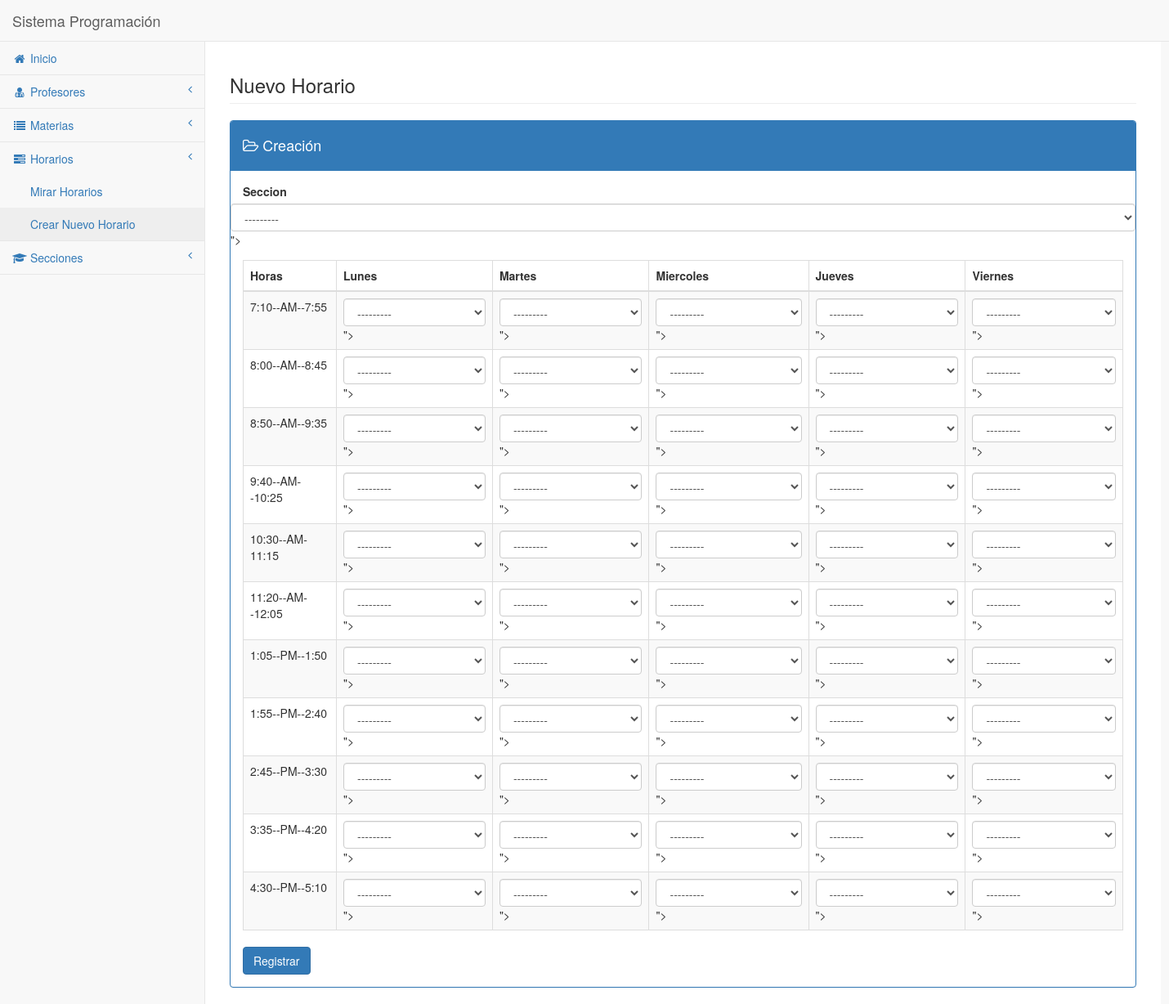
/RegistroHorario, run on the app's committed database.
### PNFI/models.py (models this page shows)
class Seccion(models.Model):
    Cod_Seccion = models.AutoField(primary_key=True)
    Nombre = models.CharField(max_length=20)
    def __str__(self):
        return self.Nombre

class Materia(models.Model):
    Cod_Materia = models.AutoField(primary_key=True)
    Nombre = models.CharField(max_length=50)
    def __str__(self):
        return self.Nombre

### PNFI/views.py (the view)
# urls.py: path('RegistroHorario', RegistroHorario, name='RegistroHorario'),
def RegistroHorario(request):
	form = RegModelFormHorario(request.POST or None)
	context = {"form":form,}
	if form.is_valid():
		Titulo = "Horario creado"
		instance = form.save(commit = False)
		instance.save()
		context = {"Titulo":Titulo,}
	return render(request, 'html/RegHorario.html', context)

### PNFI/forms.py
class RegModelFormHorario(forms.ModelForm):
    class Meta:
    	model = Horarios
    	fields = ["Cod_Horario",
    	"B1_Lunes","B2_Lunes",
    	"B3_Lunes","B4_Lunes",
    	"B5_Lunes","B6_Lunes",
    	"B7_Lunes","B8_Lunes",
    	"B9_Lunes","B10_Lunes",
    	"B11_Lunes",
    	"B1_Martes","B2_Martes",
    	"B3_Martes","B4_Martes",
    	"B5_Martes","B6_Martes",
    	"B7_Martes","B8_Martes",
    	"B9_Martes","B10_Martes",
    	"B11_Martes",
    	"B1_Miercoles","B2_Miercoles",
    	"B3_Miercoles","B4_Miercoles",
    	"B5_Miercoles","B6_Miercoles",
    	"B7_Miercoles","B8_Miercoles",
    	"B9_Miercoles","B10_Miercoles",
    	"B11_Miercoles",
    	"B1_Jueves","B2_Jueves",
    	"B3_Jueves","B4_Jueves",
    	"B5_Jueves","B6_Jueves",
    	"B7_Jueves","B8_Jueves",
    	"B9_Jueves","B10_Jueves",
    	"B11_Jueves",
    	"B1_Viernes","B2_Viernes",
    	"B3_Viernes","B4_Viernes",
    	"B5_Viernes","B6_Viernes",
    	"B7_Viernes","B8_Viernes",
    	"B9_Viernes","B10_Viernes",
    	"B11_Viernes",]

### templates/html/RegHorario.html (shortened to what this page needs)
{% extends 'html/layouts/default.html' %}
{% block content %}
<div class="row">
	<div class="col-lg-12">
		<h3 class="page-header">Nuevo Horario</h3>
	</div>
</div>
<div class="row">
	<div class="col-lg-12">
		<div class="panel panel-primary">
			<div class="panel-heading">
				<h4><span class="fa fa-folder-open-o"></span> Creación</h4>
			</div>
			<div class="panel-body">
				{% if form%}
				<form method="POST" action="">
					<div class="form-group row">
						<label for="ejemplo_email_3" class="col-lg-1 control-label">Seccion</label>
							<select select="" class="form-control" name="Cod_Horario"><option value="{{form.Cod_Horario}}"></option></select>
						</div>
				<table width="100%" class="table table-striped table-bordered table-hover" id="">
					<thead>
						<tr>
							<th>Horas</th>
							<th>Lunes</th>
							<th>Martes</th>
							<th>Miercoles</th>
							<th>Jueves</th>
							<th>Viernes</th>
						</tr>
					</thead>
					<tbody>
						<tr class="odd gradeX">
							<td>7:10--AM--7:55</td>
							<td>
								<select select="" class="form-control" name="B1_Lunes">
								<option value="{{form.B1_Lunes}}"></option></select>
							</td>
							<td>
								<select select="" class="form-control" name="B1_Martes">
								<option value="{{form.B1_Martes}}"></option></select>
							</td>
							<td>
								<select select="" class="form-control" name="B1_Miercoles">
								<option value="{{form.B1_Miercoles}}"></option></select>
							</td>
							<td>
								<select select="" class="form-control" name="B1_Jueves">
								<option value="{{form.B1_Jueves}}"></option></select>
							</td>
							<td>
								<select select="" class="form-control" name="B1_Viernes">
								<option value="{{form.B1_Viernes}}"></option></select>
							</td>
						</tr>
						<tr class="odd gradeX">
							<td>8:00--AM--8:45</td>
							<td>
								<select select="" class="form-control" name="B2_Lunes">
								<option value="{{form.B2_Lunes}}"></option></select>
							</td>
							<td>
								<select select="" class="form-control" name="B2_Martes">
								<option value="{{form.B2_Martes}}"></option></select>
							</td>
							<td>
								<select select="" class="form-control" name="B2_Miercoles">
								<option value="{{form.B2_Miercoles}}"></option></select>
							</td>
							<td>
								<select select="" class="form-control" name="B2_Jueves">
								<option value="{{form.B2_Jueves}}"></option></select>
							</td>
							<td>
								<select select="" class="form-control" name="B2_Viernes">
								<option value="{{form.B2_Viernes}}"></option></select>
							</td>
						</tr>
						<tr class="odd gradeX">
							<td>8:50--AM--9:35</td>
							<td>
								<select select="" class="form-control" name="B3_Lunes">
								<option value="{{form.B3_Lunes}}"></option></select>
							</td>
							<td>
								<select select="" class="form-control" name="B3_Martes">
								<option value="{{form.B3_Martes}}"></option></select>
							</td>
							<td>
								<select select="" class="form-control" name="B3_Miercoles">
								<option value="{{form.B3_Miercoles}}"></option></select>
							</td>
							<td>
								<select select="" class="form-control" name="B3_Jueves">
								<option value="{{form.B3_Jueves}}"></option></select>
							</td>
							<td>
								<select select="" class="form-control" name="B3_Viernes">
								<option value="{{form.B3_Viernes}}"></option></select>
							</td>
						</tr>
						<tr class="odd gradeX">
							<td>9:40--AM--10:25</td>
							<td>
								<select select="" class="form-control" name="B4_Lunes">
								<option value="{{form.B4_Lunes}}"></option></select>
							</td>
							<td>
								<select select="" class="form-control" name="B4_Martes">
								<option value="{{form.B4_Martes}}"></option></select>
							</td>
							<td>
								<select select="" class="form-control" name="B4_Miercoles">
								<option value="{{form.B4_Miercoles}}"></option></select>
							</td>
							<td>
								<select select="" class="form-control" name="B4_Jueves">
								<option value="{{form.B4_Jueves}}"></option></select>
							</td>
							<td>
								<select select="" class="form-control" name="B4_Viernes">
								<option value="{{form.B4_Viernes}}"></option></select>
							</td>
						</tr>
						<tr class="odd gradeX">
							<td>10:30--AM-11:15</td>
							<td>
								<select select="" class="form-control" name="B5_Lunes">
								<option value="{{form.B5_Lunes}}"></option></select>
							</td>
							<td>
								<select select="" class="form-control" name="B5_Martes">
								<option value="{{form.B5_Martes}}"></option></select>
							</td>
							<td>
								<select select="" class="form-control" name="B5_Miercoles">
								<option value="{{form.B5_Miercoles}}"></option></select>
							</td>
							<td>
								<select select="" class="form-control" name="B5_Jueves">
								<option value="{{form.B5_Jueves}}"></option></select>
							</td>
							<td>
								<select select="" class="form-control" name="B5_Viernes">
								<option value="{{form.B5_Viernes}}"></option></select>
							</td>
						</tr>
						<tr class="odd gradeX">
							<td>11:20--AM--12:05</td>
							<td>
								<select select="" class="form-control" name="B6_Lunes">
								<option value="{{form.B6_Lunes}}"></option></select>
							</td>
							<td>
								<select select="" class="form-control" name="B6_Martes">
								<option value="{{form.B6_Martes}}"></option></select>
							</td>
							<td>
								<select select="" class="form-control" name="B6_Miercoles">
								<option value="{{form.B6_Miercoles}}"></option></select>
							</td>
							<td>
								<select select="" class="form-control" name="B6_Jueves">
								<option value="{{form.B6_Jueves}}"></option></select>
							</td>
							<td>
								<select select="" class="form-control" name="B6_Viernes">
								<option value="{{form.B6_Viernes}}"></option></select>
							</td>
						</tr>
						<tr class="odd gradeX">
							<td>1:05--PM--1:50</td>
							<td>
								<select select="" class="form-control" name="B7_Lunes">
								<option value="{{form.B7_Lunes}}"></option></select>
							</td>
							<td>
								<select select="" class="form-control" name="B7_Martes">
								<option value="{{form.B7_Martes}}"></option></select>
							</td>
							<td>
								<select select="" class="form-control" name="B7_Miercoles">
								<option value="{{form.B7_Miercoles}}"></option></select>
							</td>
							<td>
								<select select="" class="form-control" name="B7_Jueves">
								<option value="{{form.B7_Jueves}}"></option></select>
							</td>
							<td>
								<select select="" class="form-control" name="B7_Viernes">
								<option value="{{form.B7_Viernes}}"></option></select>
							</td>
						</tr>
						<tr class="odd gradeX">
							<td>1:55--PM--2:40</td>
							<td>
								<select select="" class="form-control" name="B8_Lunes">
								<option value="{{form.B8_Lunes}}"></option></select>
							</td>
							<td>
								<select select="" class="form-control" name="B8_Martes">
								<option value="{{form.B8_Martes}}"></option></select>
							</td>
							<td>
								<select select="" class="form-control" name="B8_Miercoles">
								<option value="{{form.B8_Miercoles}}"></option></select>
							</td>
							<td>
								<select select="" class="form-control" name="B8_Jueves">
								<option value="{{form.B8_Jueves}}"></option></select>
							</td>
							<td>
								<select select="" class="form-control" name="B8_Viernes">
								<option value="{{form.B8_Viernes}}"></option></select>
							</td>
						</tr>
						<tr class="odd gradeX">
							<td>2:45--PM--3:30</td>
							<td>
								<select select="" class="form-control" name="B9_Lunes">
								<option value="{{form.B9_Lunes}}"></option></select>
							</td>
							<td>
								<select select="" class="form-control" name="B9_Martes">
								<option value="{{form.B9_Martes}}"></option></select>
							</td>
							<td>
								<select select="" class="form-control" name="B9_Miercoles">
								<option value="{{form.B9_Miercoles}}"></option></select>
							</td>
							<td>
								<select select="" class="form-control" name="B9_Jueves">
								<option value="{{form.B9_Jueves}}"></option></select>
							</td>
							<td>
								<select select="" class="form-control" name="B9_Viernes">
								<option value="{{form.B9_Viernes}}"></option></select>
							</td>
						</tr>
						<tr class="odd gradeX">
							<td>3:35--PM--4:20</td>
							<td>
								<select select="" class="form-control" name="B10_Lunes">
								<option value="{{form.B10_Lunes}}"></option></select>
							</td>
							<td>
								<select select="" class="form-control" name="B10_Martes">
								<option value="{{form.B10_Martes}}"></option></select>
							</td>
							<td>
								<select select="" class="form-control" name="B10_Miercoles">
								<option value="{{form.B10_Miercoles}}"></option></select>
							</td>
							<td>
								<select select="" class="form-control" name="B10_Jueves">
								<option value="{{form.B10_Jueves}}"></option></select>
							</td>
							<td>
								<select select="" class="form-control" name="B10_Viernes">
								<option value="{{form.B10_Viernes}}"></option></select>
							</td>
						</tr>
						<tr class="odd gradeX">
							<td>4:30--PM--5:10</td>
							<td>
								<select select="" class="form-control" name="B11_Lunes">
								<option value="{{form.B11_Lunes}}"></option></select>
							</td>
							<td>
								<select select="" class="form-control" name="B11_Martes">
								<option value="{{form.B11_Martes}}"></option></select>
							</td>
							<td>
								<select select="" class="form-control" name="B11_Miercoles">
								<option value="{{form.B11_Miercoles}}"></option></select>
							</td>
							<td>
								<select select="" class="form-control" name="B11_Jueves">
								<option value="{{form.B11_Jueves}}"></option></select>
							</td>
							<td>
								<select select="" class="form-control" name="B11_Viernes">
								<option value="{{form.B11_Viernes}}"></option></select>
							</td>
						</tr>
						</form>
						{% else %}
						<p>Registrar otro Horario</p>
						{% endif %}
                <input type="submit" value="Registrar" class="btn btn-primary" />
            </div>
        </div>
    </div>
</div>
{% endblock %}

### templates/html/layouts/default.html (shortened to what this page needs)
<!DOCTYPE html>
<html lang="en">
    {% load static %}
<head>
    <link href="{% static 'storage/vendor/bootstrap/css/bootstrap.min.css' %}" rel="stylesheet">
    <link href="{% static 'storage/vendor/metisMenu/metisMenu.min.css' %}" rel="stylesheet">
    <link href="{% static 'storage/vendor/datatables-plugins/dataTables.bootstrap.css' %}" rel="stylesheet">
    <link href="{% static 'storage/vendor/datatables-responsive/dataTables.responsive.css' %}" rel="stylesheet">
    <link href="{% static 'storage/dist/css/sb-admin-2.css' %}" rel="stylesheet">
    <link href="{% static 'storage/vendor/font-awesome/css/font-awesome.min.css' %}" rel="stylesheet" type="text/css">
</head>
<body>
    <div id="wrapper">
        {% include 'html/layouts/sidebar.html' %}
        <div id="page-wrapper" class="container">
            {% block content %}
            {% endblock %}
        </div>
    </div>
</body>
</html>

### templates/html/layouts/sidebar.html (shortened to what this page needs)
        <nav class="navbar navbar-default navbar-static-top" role="navigation" style="margin-bottom: 0">
            <div class="navbar-header">
                <a class="navbar-brand" href=".">Sistema Programación</a>
            </div>
            <div class="navbar-default sidebar" role="navigation">
                <div class="sidebar-nav navbar-collapse">
                    <ul class="nav" id="side-menu">
                        <li>
                            <a href="."><i class="fa fa-home fa-fw"></i> Inicio</a>
                        </li>
                        <li>
                            <a href="#"><i class="fa fa-user-md fa-fw"></i> Profesores<span class="fa arrow"></span></a>
                        </li>
                        <li>
                            <a href="#"><i class="fa fa-list fa-fw"></i> Materias<span class="fa arrow"></span></a>
                        </li>
                        <li>
                            <a href="#"><i class="fa fa-tasks fa-fw"></i> Horarios<span class="fa arrow"></span></a>
                            <ul class="nav nav-second-level">
                                <li>
                                    <a href="/list_horarios">Mirar Horarios</a>
                                </li>
                                <li>
                                    <a href="/RegistroHorario">Crear Nuevo Horario</a>
                                </li>
                            </ul>
                        </li>
                        <li>
                            <a href="#"><i class="fa fa-mortar-board fa-fw"></i> Secciones<span class="fa arrow"></span></a>
                        </li>
                    </ul>
                </div>
            </div>
        </nav>

### data on the page
Seccion: Cod_Horario "---------"
Materia: B1_Lunes "---------", B1_Martes "---------", B1_Miercoles "---------", B1_Jueves "---------", B1_Viernes "---------", B2_Lunes "---------", B2_Martes "---------", B2_Miercoles "---------", B2_Jueves "---------", B2_Viernes "---------", B3_Lunes "---------", B3_Martes "---------", B3_Miercoles "---------", B3_Jueves "---------", B3_Viernes "---------", B4_Lunes "---------", B4_Martes "---------", B4_Miercoles "---------", B4_Jueves "---------", B4_Viernes "---------", B5_Lunes "---------", B5_Martes "---------", B5_Miercoles "---------", B5_Jueves "---------", B5_Viernes "---------", B6_Lunes "---------", B6_Martes "---------", B6_Miercoles "---------", B6_Jueves "---------", B6_Viernes "---------", B7_Lunes "---------", B7_Martes "---------", B7_Miercoles "---------", B7_Jueves "---------", B7_Viernes "---------", B8_Lunes "---------", B8_Martes "---------", B8_Miercoles "---------", B8_Jueves "---------", B8_Viernes "---------", B9_Lunes "---------", B9_Martes "---------", B9_Miercoles "---------", B9_Jueves "---------", B9_Viernes "---------", B10_Lunes "---------", B10_Martes "---------", B10_Miercoles "---------", B10_Jueves "---------", B10_Viernes "---------", B11_Lunes "---------", B11_Martes "---------", B11_Miercoles "---------", B11_Jueves "---------", B11_Viernes "---------"
